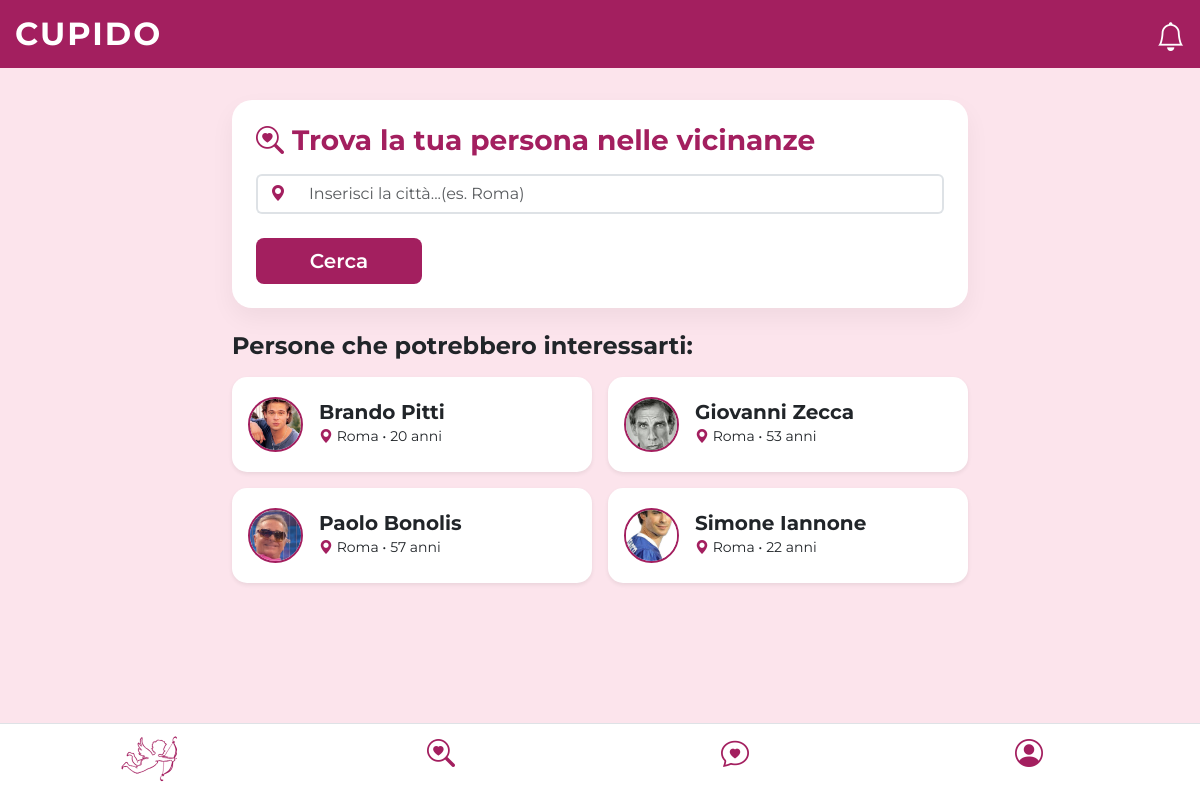
/cerca.php?citta=Roma (signed in), run on the app's committed database.
### tables this page shows
CREATE TABLE `datiregistrazione` (
  `id_utente` varchar(30) NOT NULL,
  `email` varchar(30) NOT NULL,
  `password` varchar(30) NOT NULL,
  `nome` varchar(30) NOT NULL,
  `cognome` varchar(30) NOT NULL,
  `sesso` varchar(10) DEFAULT NULL,
  `eta` int(2) NOT NULL,
  `citta` varchar(30) NOT NULL,
  `maxEta` int(2) DEFAULT NULL,
  `distanza` tinyint(1) DEFAULT NULL,
  `sessoP` varchar(30) DEFAULT NULL,
  `relazione` varchar(30) DEFAULT NULL
);

CREATE TABLE `foto_utenti` (
  `id_foto` int(11) NOT NULL,
  `id_utente` varchar(30) NOT NULL,
  `percorso` varchar(255) NOT NULL,
  `tipo` enum('profilo','galleria') NOT NULL,
  `caricata_il` timestamp NOT NULL DEFAULT current_timestamp()
);

### cerca.php (the view, shortened to what this page needs)
<!DOCTYPE html>
<html lang="en">
<?php
require __DIR__ . "/connessioneDB.php";
$id = $_SESSION['id_utente'];
$utenti_trovati = [];
$citta_cercata = isset($_GET['citta']) ? trim($_GET['citta']) : '';
if (!empty($citta_cercata)) {
    $stmt = $pdo->prepare("SELECT * FROM datiregistrazione WHERE citta LIKE :citta AND id_utente != :id");
    $stmt->execute([
        ':citta' => '%' . $citta_cercata . '%',
        ':id' => $id
    ]);
    $utenti_trovati = $stmt->fetchAll(PDO::FETCH_ASSOC);
} else {
    $stmt = $pdo->prepare("SELECT * FROM datiregistrazione WHERE id_utente != :id ORDER BY id_utente");
    $stmt->execute([':id' => $id]);
    $utenti_trovati = $stmt->fetchAll(PDO::FETCH_ASSOC);
}
?>
<!DOCTYPE html>
<html lang="it">
<head>
    <link href="https://cdn.jsdelivr.net/npm/bootstrap@5.3.2/dist/css/bootstrap.min.css" rel="stylesheet">
    <link rel="stylesheet" href="https://cdn.jsdelivr.net/npm/bootstrap-icons@1.11.1/font/bootstrap-icons.css">
</head>
<body>
<div class="cupido-header position-relative">
    <h2 class="fw-bold h2" style="letter-spacing: 2px; margin: 0;">CUPIDO</h2>
    <div class="notifiche-icon">
        <i class="bi bi-bell"></i>
    </div>
</div>
<div class="container">
    <div class="row justify-content-center">
        <div class="col-md-8">
            <div class="search-card p-4 mb-4">
                <h3 class="fw-bold mb-3" style="color: var(--primary-color);"><i class="bi bi-search-heart"></i> Trova la tua persona nelle vicinanze </h3>
                <form action="cerca.php" method="GET" class="row g-2">
                    <div class="mb-3 position-relative">
                    <div class="input-group">
                        <button type="button" id="btn-gps" class="btn rounded-pill-start border border-2 border-end-0 bg-white" title="Rileva posizione">
                            <i class="bi bi-geo-alt-fill bi-crosshairs" style="color: var(--primary-color);"></i>
                        </button>
                        <input type="text" id="citta" name="citta" class="form-control  border border-2 border-start-0 rounded-pill-end" placeholder="Inserisci la città...(es. Roma)" autocomplete="off" required>
                    </div>
                </div>
                <div class="col-3">
                        <button type="submit" class="btn btn-custom btn-lg w-100">Cerca</button>
                    </div>
                </form>
            </div>
            <h4 class="fw-bold mb-3 text-dark">Persone che potrebbero interessarti:</h4>
            <?php if (empty($utenti_trovati)): ?>
                <div class="alert alert-light text-center py-4 shadow-sm rounded-4">
                    <i class="bi bi-emoji-frown fs-2 text-muted"></i>
                    <p class="text-muted mt-2 mb-0">Nessun utente trovato con i filtri selezionati.</p>
                </div>
            <?php else: ?>
                <div class="row g-3">
                <?php foreach($utenti_trovati as $utente): ?>
                    <?php $sqlFotoAvatar = "SELECT percorso FROM foto_utenti
                    WHERE id_utente = :id_cercato AND tipo = 'profilo' LIMIT 1";
                    $stmtFotoAvatar = $pdo->prepare($sqlFotoAvatar);
                    $stmtFotoAvatar->execute([':id_cercato'=>$utente['id_utente']]);
                    $fotoAvatar = $stmtFotoAvatar->fetch();
                    ?>
                        <div class="col-12 col-sm-6">
                            <a href="profiloUtente.php?id=<?= urlencode($utente['id_utente']) ?>" class="text-decoration-none text-dark" >
                            <div class="card user-result-card p-3 shadow-sm h-100 w-100 d-flex flex-row align-items-center" style="cursor-pointer;">
                                <div class="d-flex align-items-center">
                                    <div class="me-3">
                                        <img src="<?= htmlspecialchars($fotoAvatar['percorso'] ?? 'default.jpg')?>" class="avatar">
                                    </div>
                                    <div class="flex-grow-1">
                                        <h5 class="fw-bold mb-0"><?= htmlspecialchars($utente['nome'] . " " . $utente['cognome']) ?></h5>
                                        <small class="me-3">
                                            <i class="bi bi-geo-alt-fill" style="color: var(--primary-color);"></i> <?= htmlspecialchars($utente['citta']) ?> • <?= htmlspecialchars($utente['eta']) ?> anni
                                        </small>
                                    </div>
                                </div>
                            </div>
                            </a>
                        </div>
                    <?php endforeach; ?>
                </div>
            <?php endif; ?>
        </div>
    </div>
</div>
<nav class="navbar fixed-bottom bg-white border-top">
    <div class="container-fluid">
        <div class="row text-center w-100">
            <div class="col">
                <a href="match.php" class="text-decoration-none text-dark">
                </a>
            </div>
            <div class="col">
                <a href="cerca.php" class="text-decoration-none text-dark">
                    <i class="bi bi-search-heart fs-3" style="color:#a31f5f;"></i>
                </a>
            </div>
            <div class="col">
                <a href="match.php" class="text-decoration-none text-dark">
                    <i class="bi bi-chat-heart fs-3" style="color:#a31f5f;"></i>
                </a>
            </div>
            <div class="col">
                <a href="profilo.php" class="text-decoration-none text-dark">
                    <i class="bi bi-person-circle fs-3" style="color:#a31f5f;"></i>
                </a>
            </div>
        </div>
    </div>
</nav>
</body>
</html>

### cerca.php (style rules this page uses)
:root { --primary-color: #a31f5f; --accent-color: #fce4ec; }
body { background-color: var(--accent-color); font-family: 'Montserrat', sans-serif; padding-bottom: 80px; }
.cupido-header { background: var(--primary-color); color: white; padding: 15px; font-size: 20px; position: relative; }
.notifiche-icon { position: absolute; right: 15px; top: 15px; font-size: 1.8rem; color: white; cursor: pointer; }
.search-card { background: white; border-radius: 20px; box-shadow: 0 10px 25px rgba(0,0,0,0.05); margin-top: 2rem; }
.user-result-card { background: white; border-radius: 15px; transition: transform 0.2s, box-shadow 0.2s; border: none; min-height: 95px; display: flex; align-items:center; }
.btn-custom { background-color: var(--primary-color); color: white; border: none; font-weight: 600; }
.avatar { width: 55px; height:55px; border:2px solid var(--primary-color); object-fit:cover; border-radius: 50%; }

### data on the page
datiregistrazione: foto_utenti.percorso (picture), nome+cognome "Brando Pitti", citta "Roma", eta "20"
datiregistrazione: foto_utenti.percorso (picture), nome+cognome "Giovanni Zecca", citta "Roma", eta "53"
datiregistrazione: foto_utenti.percorso (picture), nome+cognome "Paolo Bonolis", citta "Roma", eta "57"
datiregistrazione: foto_utenti.percorso (picture), nome+cognome "Simone Iannone", citta "Roma", eta "22"
